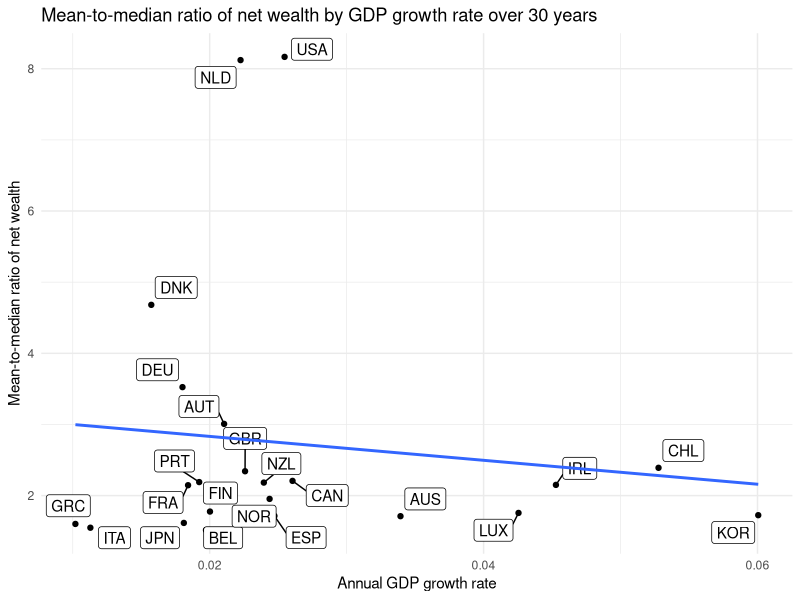
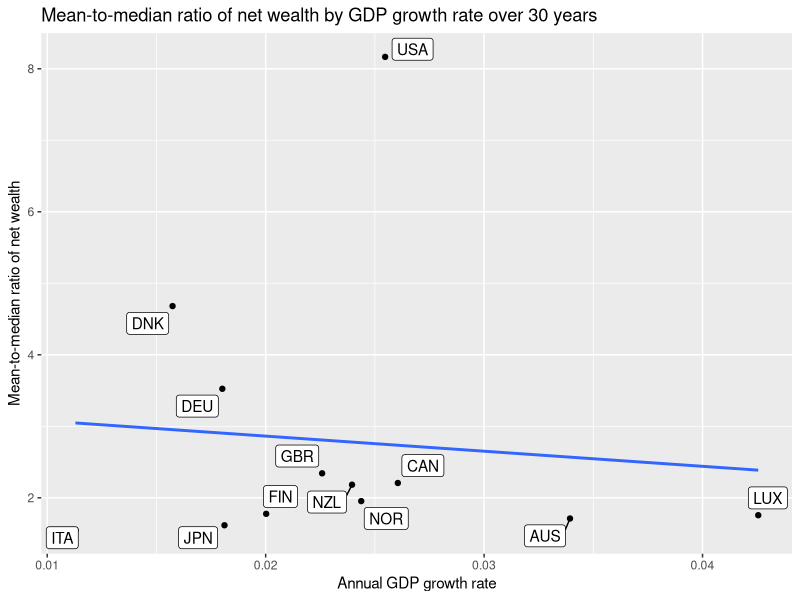
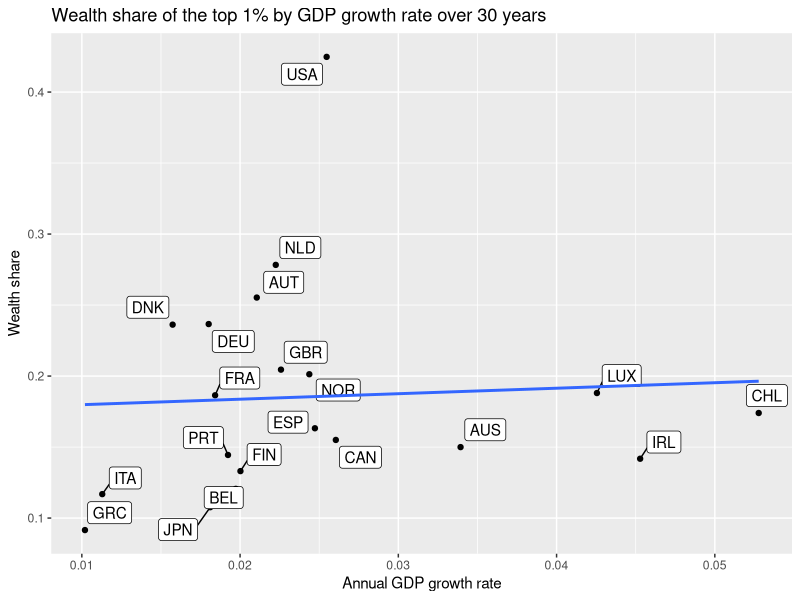
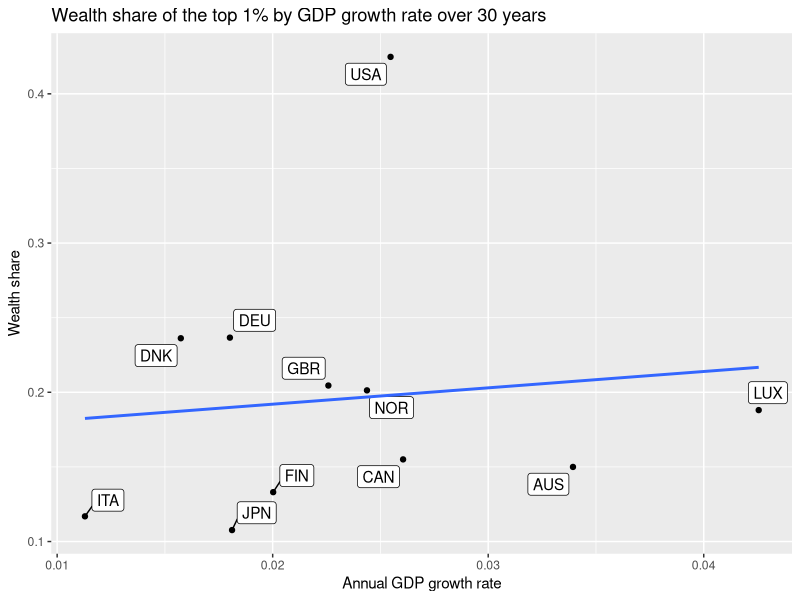
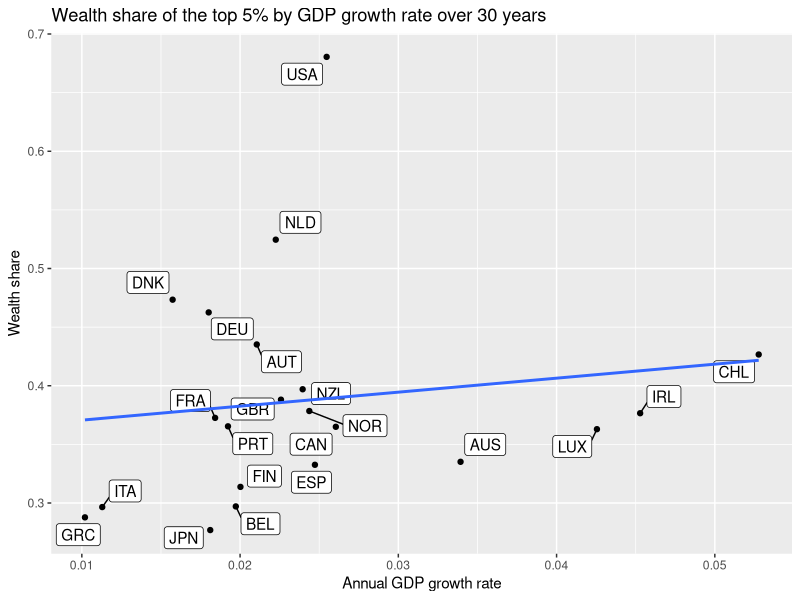
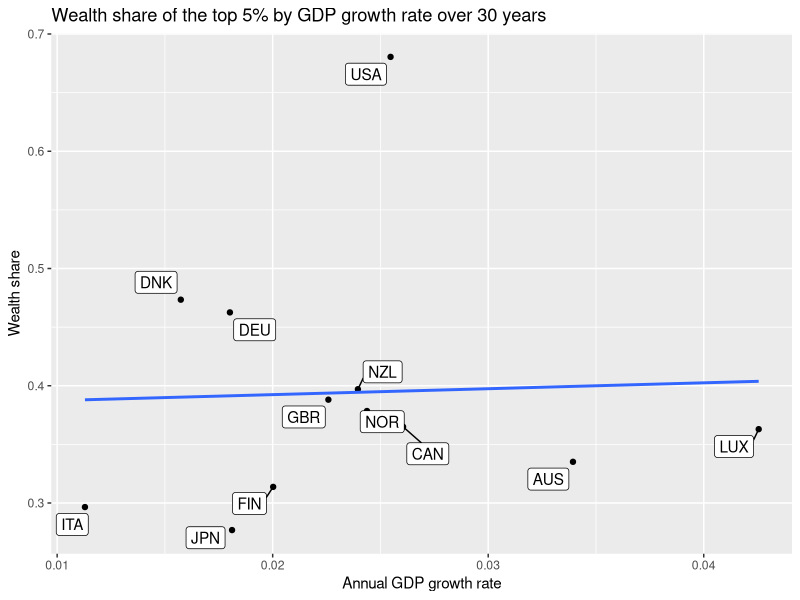
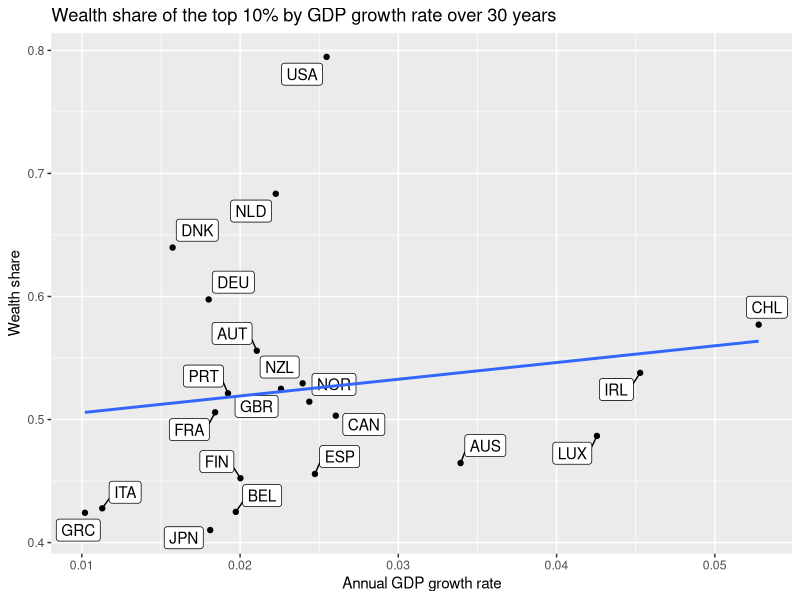
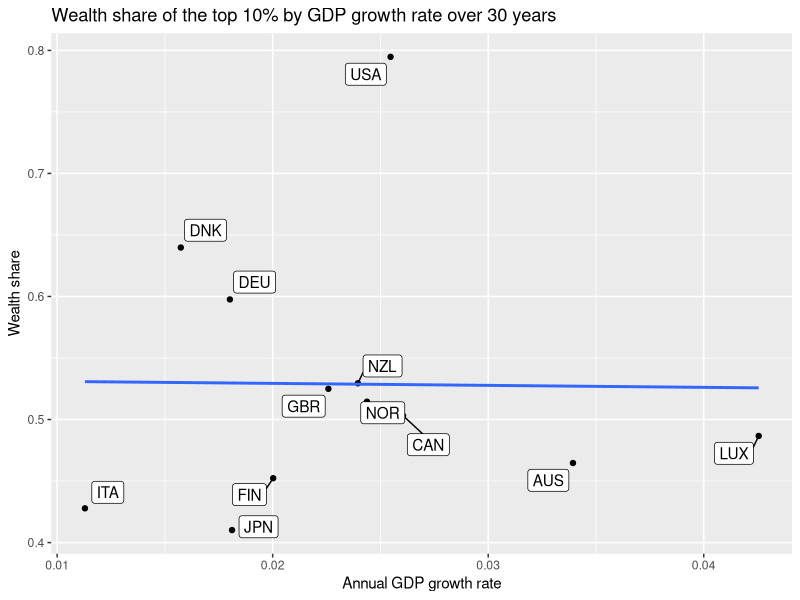

Source code (R) for these figures, in order: (Note: this script raises an error after producing the figures.)
library(foreign)
library(plyr)
library(ggplot2)
library(ggrepel)

setwd('/Users/andreea/Documents/phd/2ndyrpaper/HARK/cstwGrowth/Empirical')

#----------------------------------------------------------------------------
# Import inequality results from the model
# Specification: BetaDistPYnw
#----------------------------------------------------------------------------
model <- read.csv('../ResultsAllGrowthFactors/BetaPointPYnw.csv')
model <- model[, -1]

#----------------------------------------------------------------------------
# Import real GDP data from the World Bank
# https://data.worldbank.org/indicator/NY.GDP.MKTP.KD
#----------------------------------------------------------------------------
gdp_raw <- read.csv('./worldbank_gdp/API_NY.GDP.MKTP.KD_DS2_en_csv_v2.csv')

#----------------------------------------------------------------------------
# Import income group of each country from the World Bank
# https://data.worldbank.org/indicator/NY.GDP.MKTP.KD
#----------------------------------------------------------------------------
inc_group <- read.csv('./worldbank_gdp/Metadata_Country_API_NY.GDP.MKTP.KD_DS2_en_csv_v2.csv')
inc_group <- inc_group[, colnames(inc_group) %in% c('CountryCode', 'IncomeGroup', 'TableName')]

#-----------------------------------------------------------------
# Import OECD Wealth distribution database
# http://stats.oecd.org/viewhtml.aspx?datasetcode=WEALTH&lang=en#
#-----------------------------------------------------------------
oecd_wealth_raw <- read.csv('./oecd_wealth/WEALTH_22042018010501539.csv')

# Keep just mean to median net wealth and wealth shares of top 1%,5%,10%
oecd_wealth <- oecd_wealth_raw[sort(c(grep('Mean to median', oecd_wealth_raw$Variable),
                                      grep('Share of top', oecd_wealth_raw$Variable),
                                      grep('Share of bottom', oecd_wealth_raw$Variable))), ]
# Keep just latest year
oecd_wealth <- ddply(oecd_wealth, .(COUNTRY, VAR), summarise,
                     Country = Country[1],
                     Variable = Variable[1],
                     Year = max(TIME),
                     Value = Value[which(TIME==max(TIME))])

# Merge OECD inequality data with GDP data
oecd_wealth <- merge(oecd_wealth, gdp_raw, by.x='COUNTRY', by.y='CountryCode') 

# For each country, compute the GDP growth over the 30 years prior to the latest inequality data
oecd_wealth <- adply(oecd_wealth, 1, function(row) {
  gdp_last <- as.numeric(row[grep(as.character(row$Year), colnames(row))]) # get GDP in last year
  gdp_last30 <- as.numeric(row[grep(as.character(row$Year - 30), colnames(row))]) # get GDP from 30 yrs before
  gdp_growth <- (gdp_last/gdp_last30)^(1/30)-1 # get annualized growth rate
  output <- data.frame(GDP_last=gdp_last, GDP_last30=gdp_last30, GDP_growth=gdp_growth)
  return(output)
})

oecd_wealth <- oecd_wealth[, -grep('X', colnames(oecd_wealth))] # delete annual GDP observations
oecd_wealth <- oecd_wealth[, !(colnames(oecd_wealth) %in% c('CountryName', 
                                                            'IndicatorName', 
                                                            'IndicatorCode'))] # delete useless info
oecd_wealth <- oecd_wealth[complete.cases(oecd_wealth), ]

# Make dummy for whether country is in the group of 16 countries in Carroll's email
g16 <- c('DNK', 'CZE', 'NOR', 'FIN', 'SWE', 'HUN', 'DEU', 'LUX', 'CAN', 'AUS', 'ITA', 'NZL', 'JPN', 
         'GBR', 'ISR', 'USA')
oecd_wealth$g16 <- ifelse(oecd_wealth$COUNTRY %in% g16, 1, 0)

#--------------------------------------------------------------------------
# Import wealth Gini data from Credit Suisse Global Wealth Databook 2017
# http://publications.credit-suisse.com/tasks/render/file/index.cfm?fileid=FB790DB0-C175-0E07-787A2B8639253D5A
#--------------------------------------------------------------------------
cs_wealth <- read.csv('./credit_suisse_wealth/tabula-databook_table_3_1.csv', header=FALSE)

# Keep just column with Gini wealth coefficient
cs_wealth <- cs_wealth[,c(1,10)]
colnames(cs_wealth) <- c('Country', 'Gini')

# Merge with income group data and only keep high-income countries
cs_wealth <- merge(cs_wealth, inc_group, by.x='Country', by.y='TableName')
cs_wealth <- cs_wealth[cs_wealth$IncomeGroup=='High income', ]

# Keep just countries which according to the Credit Suisse report have direct (not imputed)
# wealth distribution data
cs_wealth <- cs_wealth[cs_wealth$CountryCode %in% c('AUS', 'AUT', 'BEL', 'CAN', 'CHL', 'CHN',
                                                    'CYP', 'FIN', 'FRA', 'DEU', 'GRC', 'IND',
                                                    'IDN', 'ITA', 'JPN', 'KOR', 'LUX', 'MLT',
                                                    'NLD', 'NZL', 'NOR', 'PRT', 'SVK', 'SVN',
                                                    'ESP', 'SWE', 'THA', 'GBR', 'USA', 'URY',
                                                    'IRL'), ]
# Merge with GDP data
cs_wealth <- merge(cs_wealth, gdp_raw, by='CountryCode')

# Compute GDP growth between 2014 (HFCS field work used in the was done in 2014) and 1984
cs_wealth$GDP_14 <- cs_wealth[, grep('2014', colnames(cs_wealth))]
cs_wealth$GDP_84 <- cs_wealth[, grep('1984', colnames(cs_wealth))]
cs_wealth$GDP_84_14 <- (cs_wealth$GDP_14/cs_wealth$GDP_84)^(1/30)-1

# Get rid of useless data
cs_wealth <- cs_wealth[, -grep('X', colnames(cs_wealth))] # delete annual GDP observations
cs_wealth <- cs_wealth[, !(colnames(cs_wealth) %in% c('CountryName', 
                                                            'IndicatorName', 
                                                            'IndicatorCode'))] # delete useless info
cs_wealth <- cs_wealth[complete.cases(cs_wealth), ]
cs_wealth$g16 <- ifelse(cs_wealth$CountryCode %in% g16, 1, 0)

#-------------------------------
# Plot OECD data
#-------------------------------

# Plot mean-to-median ratio of net wealth by GDP growth rate
ggplot(oecd_wealth[oecd_wealth$VAR=='M2MR',], aes(x=GDP_growth, y=Value)) +
  geom_point() +
  geom_label_repel(aes(label=COUNTRY)) +
  geom_smooth(method=lm, se=FALSE, fullrange=TRUE) +
  theme_minimal() +
  labs(x='Annual GDP growth rate', y='Mean-to-median ratio of net wealth', 
       title='Mean-to-median ratio of net wealth by GDP growth rate over 30 years')

# Plot mean-to-median ratio of net wealth by GDP growth rate for a subset of countries
ggplot(oecd_wealth[oecd_wealth$VAR=='M2MR' & oecd_wealth$g16==1,], aes(x=GDP_growth, y=Value)) +
  geom_point() +
  geom_label_repel(aes(label=COUNTRY)) +
  geom_smooth(method=lm, se=FALSE, fullrange=TRUE) + 
  labs(x='Annual GDP growth rate', y='Mean-to-median ratio of net wealth', 
       title='Mean-to-median ratio of net wealth by GDP growth rate over 30 years')

# Plot wealth share of top 1% by GDP growth rate
ggplot(oecd_wealth[oecd_wealth$VAR=='ST1',], aes(x=GDP_growth, y=Value/100)) +
  geom_point() +
  geom_label_repel(aes(label=COUNTRY)) +
  geom_smooth(method=lm, se=FALSE, fullrange=TRUE) + 
  labs(x='Annual GDP growth rate', y='Wealth share', 
       title='Wealth share of the top 1% by GDP growth rate over 30 years')

# Plot wealth share of top 1% by GDP growth rate for a subset of countries
ggplot(oecd_wealth[oecd_wealth$VAR=='ST1' & oecd_wealth$g16==1,], aes(x=GDP_growth, y=Value/100)) +
  geom_point() +
  geom_label_repel(aes(label=COUNTRY)) +
  geom_smooth(method=lm, se=FALSE, fullrange=TRUE) + 
  labs(x='Annual GDP growth rate', y='Wealth share', 
       title='Wealth share of the top 1% by GDP growth rate over 30 years')

# Plot wealth share of top 5% by GDP growth rate
ggplot(oecd_wealth[oecd_wealth$VAR=='ST5',], aes(x=GDP_growth, y=Value/100)) +
  geom_point() +
  geom_label_repel(aes(label=COUNTRY)) +
  geom_smooth(method=lm, se=FALSE, fullrange=TRUE) + 
  labs(x='Annual GDP growth rate', y='Wealth share', 
       title='Wealth share of the top 5% by GDP growth rate over 30 years')

# Plot wealth share of top 5% by GDP growth rate for a subset of countries
ggplot(oecd_wealth[oecd_wealth$VAR=='ST5' & oecd_wealth$g16==1,], aes(x=GDP_growth, y=Value/100)) +
  geom_point() +
  geom_label_repel(aes(label=COUNTRY)) +
  geom_smooth(method=lm, se=FALSE, fullrange=TRUE) + 
  labs(x='Annual GDP growth rate', y='Wealth share', 
       title='Wealth share of the top 5% by GDP growth rate over 30 years')

# Plot wealth share of top 10% by GDP growth rate
ggplot(oecd_wealth[oecd_wealth$VAR=='ST10',], aes(x=GDP_growth, y=Value/100)) +
  geom_point() +
  geom_label_repel(aes(label=COUNTRY)) +
  geom_smooth(method=lm, se=FALSE, fullrange=TRUE) + 
  labs(x='Annual GDP growth rate', y='Wealth share', 
       title='Wealth share of the top 10% by GDP growth rate over 30 years')

# Plot wealth share of top 10% by GDP growth rate for a subset of countries
ggplot(oecd_wealth[oecd_wealth$VAR=='ST10' & oecd_wealth$g16==1,], aes(x=GDP_growth, y=Value/100)) +
  geom_point() +
  geom_label_repel(aes(label=COUNTRY)) +
  geom_smooth(method=lm, se=FALSE, fullrange=TRUE) + 
  labs(x='Annual GDP growth rate', y='Wealth share', 
       title='Wealth share of the top 10% by GDP growth rate over 30 years')


#-------------------------------
# Plot Credit Suisse data
#-------------------------------

# Plot mean-to-median ratio of net wealth by GDP growth rate
ggplot(cs_wealth, aes(x=GDP_84_14, y=Gini/100)) +
  geom_point() +
  geom_text_repel(aes(label=CountryCode)) +
  geom_smooth(method=lm, se=FALSE, fullrange=TRUE) +
  theme_minimal() +
  labs(x='Annual GDP growth rate', y='Gini coefficient of net wealth', 
       title='Gini coefficient of net wealth by GDP growth rate over 30 years') +

# Plot mean-to-median ratio of net wealth by GDP growth rate for a subset of countries
ggplot(cs_wealth[cs_wealth$g16==1,], aes(x=GDP_84_14, y=Gini/100)) +
  geom_point() +
  geom_label_repel(aes(label=CountryCode)) +
  geom_smooth(method=lm, se=FALSE, fullrange=TRUE) +
  theme_minimal() + 
  labs(x='Annual GDP growth rate', y='Gini coefficient of net wealth', 
       title='Gini coefficient of net wealth by GDP growth rate over 30 years')


